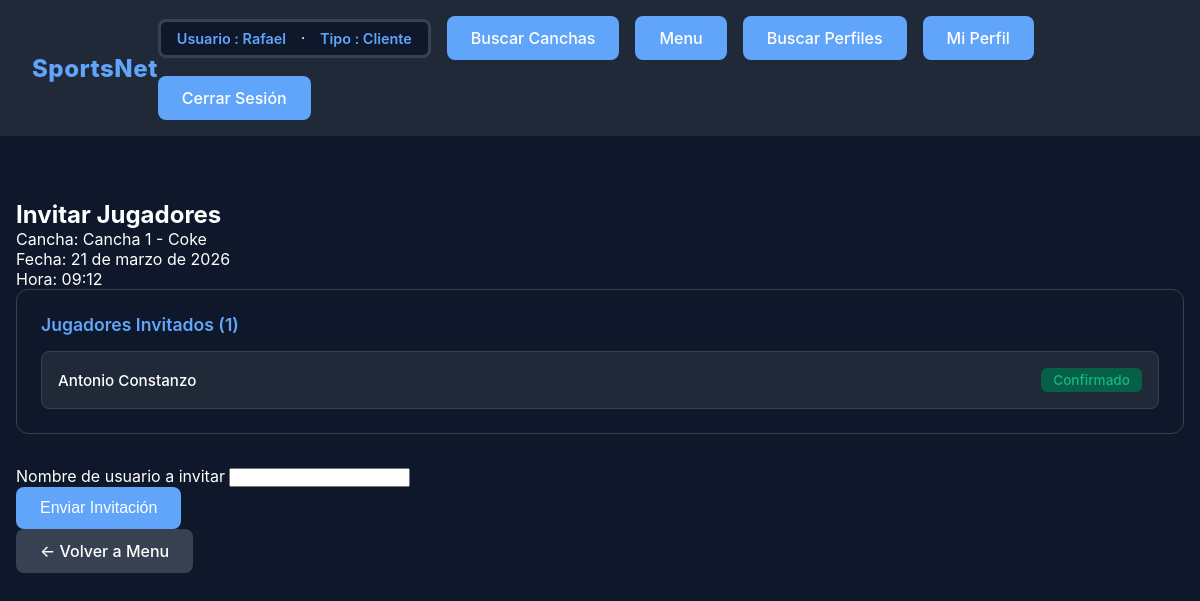
The app's page /invitar/reserva/28/ (signed in) with its own data.
### cuentas/models.py (models this page shows, shortened)
class Usuario (AbstractUser):
    email = models.EmailField(unique=True, blank=False, null=False)
    first_name = models.CharField(max_length=150, blank=False)
    last_name = models.CharField(max_length=150, blank=False)
    telefono = models.CharField(max_length=20, blank=False, null=False)
    fecha_nacimiento = models.DateField(blank=False, null=False)

class Invitation(models.Model):
    STATUS_CHOICES = [
        ('pending', 'Pendiente'),
        ('accepted', 'Aceptada'),
        ('rejected', 'Rechazada'),
    ]
    sender = models.ForeignKey(settings.AUTH_USER_MODEL, on_delete=models.CASCADE, related_name='sent_invitations')
    receiver = models.ForeignKey(settings.AUTH_USER_MODEL, on_delete=models.CASCADE, related_name='received_invitations')
    reserva = models.ForeignKey("reservas.Reserva", on_delete=models.CASCADE, null=True, blank=True, related_name='invitaciones')
    message = models.TextField(blank=True)
    created_at = models.DateTimeField(auto_now_add=True)
    accepted = models.BooleanField(default=False)  # Mantener por compatibilidad
    status = models.CharField(max_length=10, choices=STATUS_CHOICES, default='pending')  # NUEVO CAMPO

### reservas/models.py (models this page shows, shortened)
class Reserva (models.Model):
    ESTADOS = [("PENDIENTE","Pendiente"),
               ("CONFIRMADA","Confirmada"),
               ("CANCELADA","Cancelada"),
               ("TERMINADA","Terminada"),
               ("EN_CURSO","En Curso"),
               ]
    cancha = models.ForeignKey(Cancha, on_delete=models.SET_NULL, related_name="reservas",null=True,default="---")
    usuario = models.ForeignKey(Usuario, on_delete=models.CASCADE, related_name="reservas")
    fecha = models.DateField(default=timezone.now,blank=False, null=False)
    hora_inicio = models.TimeField(blank=False, null=False)
    duracion_bloques = models.PositiveIntegerField(default=1,blank=False, null=False )
    estado = models.CharField(max_length=20, choices=ESTADOS, default="PENDIENTE")
    precio_total = models.DecimalField(max_digits=10, decimal_places=0, null=True, blank = True)
    comentario = models.CharField(max_length=100, blank=True, null =True)
    fecha_creacion = models.DateTimeField(auto_now_add=True)

### establecimientos/models.py (models this page shows, shortened)
class Cancha (models.Model):
    TIPOS_SUPERFICIES = [
        ("Pasto_Natural", "Pasto Natural"),
        ("Pasto_Sintético","Pasto Sintético"),
        ("Cemento","Cemento"),
        ("Arcilla","Arcilla"),
        ("Madera","Madera"),
        ("Caucho","Caucho"),
        ("Vinilo","Vinilo"),
        ]
    TIPOS_ILUMINACION = {
        ("LED","LED"),
        ("Natural", "Natural"),
        ("Mixta","Mixta"),
        ("Halogena","Halogena"),
        ("Fluorecente","Fluorecente"),
    }
    DEPORTES = [
        ("Futbol", "Futbol"),
        ("Basquetball","Basquetball"),
        ("Voleyball","Voleyball"),
        ("Tenis","Tenis"),
        ("Rugby","Rugby"),
        ("Handball","Handball"),
        ("Bowling","Bowling"),
        ("Squash","Squash"),
        ("Padel","Padel"),
        ("Otro","Otro"),
        ("---","---"),
    ]
    establecimiento = models.ForeignKey(Establecimiento, on_delete=models.CASCADE, related_name="canchas")
    deporte = models.CharField(max_length=20, choices=DEPORTES, default="---",blank=False, null=False)
    nombre = models.CharField(max_length=25,blank=False, null=False)
    superficie = models.CharField(max_length=25, choices=TIPOS_SUPERFICIES,blank=False, null=False)
    iluminacion = models.CharField(max_length=20, choices=TIPOS_ILUMINACION,blank=False, null=False)
    interior = models.BooleanField(default=False)
    valor_por_bloque = models.DecimalField(max_digits=10, decimal_places=0,blank=False, null=False)

### cuentas/views.py (the view)
# urls.py: path('invitar/reserva/<int:reserva_id>/', views.invitar_a_reserva, name='invitar_a_reserva'), # Vista para invitar a una reserva específica
@login_required(login_url='cuentas:login_cuenta')
def invitar_a_reserva(request, reserva_id):
    reserva = get_object_or_404(Reserva, id=reserva_id)
    if reserva.usuario != request.user:
        messages.error(request, "No puedes invitar a esta reserva (no eres el creador).")
        return redirect("cuentas:perfil_usuario")
    if request.method == "POST":
        form = InvitationForm(request.POST)
        if form.is_valid():
            username = form.cleaned_data["username"]
            try:
                receiver = User.objects.get(username=username)
            except User.DoesNotExist:
                messages.error(request, "Ese usuario no existe.")
                return redirect("cuentas:invitar_a_reserva", reserva_id=reserva.id)
            if receiver == request.user:
                messages.error(request, "No puedes invitarte a ti mismo.")
                return redirect("cuentas:invitar_a_reserva", reserva_id=reserva.id)
            existing = Invitation.objects.filter(
                sender=request.user,
                receiver=receiver,
                reserva=reserva,
                status='pending'
            ).exists()
            if existing:
                messages.warning(request, "Ya enviaste una invitación pendiente a este usuario para esta reserva.")
                return redirect("cuentas:invitar_a_reserva", reserva_id=reserva.id)
            Invitation.objects.create(
                sender=request.user,
                receiver=receiver,
                reserva=reserva
            )
            url_invitaciones = request.build_absolute_uri(
                reverse('cuentas:SportsNet_cliente')
            )
            enviar_email_invitacion(
                receiver_email=receiver.email,
                sender_username=request.user.username,
                reserva=reserva,  # Ahora pasamos el objeto reserva completo
                url_invitaciones=url_invitaciones
            )
            messages.success(request, f"Invitación enviada a {receiver.username} para la reserva.")
            return redirect("cuentas:invitar_a_reserva", reserva_id=reserva.id)
    else:
        form = InvitationForm()
    invitaciones = Invitation.objects.filter(
        reserva=reserva,
        sender=request.user
    ).select_related('receiver').order_by('-created_at')
    return render(request, "invitar_a_reserva.html", {
        "form": form,
        "reserva": reserva,
        "invitaciones": invitaciones
    })

### cuentas/forms.py
class InvitationForm(forms.Form):
    username = forms.CharField(label="Nombre de usuario a invitar", max_length=50)

### cuentas/context_processors.py (called while the page is built)
def invitaciones_pendientes(request):
    if request.user.is_authenticated:
        invitacion_pendiente = request.user.received_invitations.filter(
            accepted=False
        ).order_by('-created_at').first()
        return {
            'invitacion_pendiente': invitacion_pendiente
        }
    return {
        'invitacion_pendiente': None
    }

### cuentas/templates/invitar_a_reserva.html (shortened to what this page needs)
{% extends 'base.html' %}
{% load static %}
{% block extra_css %}
    <link rel="stylesheet" href="{% static 'css/bienvenida.css' %}">
{% endblock %}
{% block content %}
<div class="container">
    <div class="invite-wrapper">
        <div class="invite-card">
            <h2 class="invite-title">Invitar Jugadores</h2>
            <div class="reserva-info-block">
                <div class="info-row">
                    <span class="info-label">Cancha:</span>
                    <span class="info-value">{{ reserva.cancha.nombre }}</span>
                </div>
                <div class="info-row">
                    <span class="info-label">Fecha:</span>
                    <span class="info-value">{{ reserva.fecha }}</span>
                </div>
                <div class="info-row">
                    <span class="info-label">Hora:</span>
                    <span class="info-value">{{ reserva.hora_inicio }}</span>
                </div>
            </div>
            {% if invitaciones %}
            <div class="invitados-section">
                <h3 class="invitados-title">Jugadores Invitados ({{ invitaciones.count }})</h3>
                <div class="invitados-list">
                    {% for invitacion in invitaciones %}
                    <div class="invitado-item">
                        <div class="invitado-info">
                            <span class="invitado-name">
                                {{ invitacion.receiver.get_full_name|default:invitacion.receiver.username }}
                            </span>
                            <span class="invitado-status
                                {% if invitacion.status == 'accepted' %}status-aceptada
                                {% elif invitacion.status == 'rejected' %}status-rechazada
                                {% else %}status-pendiente{% endif %}">
                                {% if invitacion.status == 'accepted' %}
                                    Confirmado
                                {% elif invitacion.status == 'rejected' %}
                                    Rechazado
                                {% else %}
                                    Pendiente
                                {% endif %}
                            </span>
                        </div>
                    </div>
                    {% endfor %}
                </div>
            </div>
            {% endif %}
            <form method="post" class="invite-form">
                {% for field in form %}
                    <div class="form-group">
                        <label for="{{ field.id_for_label }}">{{ field.label }}</label>
                        {{ field }}
                    </div>
                {% endfor %}
                <button type="submit" class="nav-button">
                    Enviar Invitación
                </button>
            </form>
            <div class="back-link">
                <a href="{% url 'cuentas:SportsNet_cliente' %}" class="nav-button edit-button">← Volver a Menu</a>
            </div>
        </div>
    </div>
</div>
{% endblock %}

### cuentas/templates/base.html (shortened to what this page needs)
{% load static %}
<!DOCTYPE html>
<html lang="es">
<head>
    {% load static %}
<link rel="stylesheet" href="{% static 'css/base.css' %}">
    {% block extra_css %}
    {% endblock %}
</head>
<body>
    <header class="header">
        <div class="sn-container">
            <a href="{% url 'cuentas:home' %}">
                <span class="sn-text">SportsNet</span>
            </a>
        </div>
        <nav class="nav">
        {% if user.is_authenticated %}
                <div class="user-badge">
                    <span class="user-name">Usuario : {{ user.get_username }} </span>
                    <hr>
                    {% if user.perfil_dueno %}
                    <span class="user-name">Tipo : Dueno </span>
                    {% elif user.perfil_cliente %}
                    <span class="user-name">Tipo : Cliente</span>
                    {% endif %}
                </div>
        {% endif %}
            <a href="{% url 'establecimientos:buscar_canchas' %}" class="nav-button">Buscar Canchas</a>
            {% if user.is_authenticated %}
                {% if user.perfil_dueno %}
                    <a href="{% url 'cuentas:SportsNet_dueno' %}" class="nav-button">Menu</a>
                    <a href="{% url 'cuentas:buscar_perfiles' %}" class="nav-button">Buscar Perfiles</a>
                {% elif user.perfil_cliente %}
                    <a href="{% url 'cuentas:SportsNet_cliente' %}" class="nav-button">Menu</a>
                    <a href="{% url 'cuentas:buscar_perfiles' %}" class="nav-button">Buscar Perfiles</a>
                {% endif %}
                <a href="{% url 'cuentas:perfil_usuario' %}" class="nav-button">Mi Perfil</a>
                <a href="{% url 'cuentas:cerrar_sesion' %}" class="nav-button">Cerrar Sesión</a>
            {% else %}
                <a href="{% url 'cuentas:login_cuenta' %}" class="nav-button">Iniciar Sesión</a>
                <a href="{% url 'cuentas:registro' %}" class="nav-button">Registrarse</a>
            {% endif %}
        </nav>
    </header>
    {% block content %}
    {% endblock %}
</body>
</html>

### cuentas/static/css/base.css (style rules this page uses)
* { margin: 0; padding: 0; box-sizing: border-box; }
body { font-family: -apple-system, BlinkMacSystemFont, 'Segoe UI', Roboto, 'Helvetica Neue', Arial, sans-serif; background-color: #000000; color: #ffffff; min-height: 100vh; }
.header { display: flex; justify-content: space-between; align-items: center; margin-bottom: 2rem; padding: 1rem 2rem; background-color: #1f2937; }
.sn-container { display: flex; align-items: center; }
.sn-container a { text-decoration: none; transition: all 0.3s ease; }
.sn-text { font-size: 1.5rem; font-weight: 800; color: #60a5fa; letter-spacing: 0.5px; }
.nav { display: flex; gap: 1rem; align-items: center; flex-wrap: wrap; }
.nav-button { padding: 0.625rem 1.5rem; background-color: #3b82f6; color: #ffffff; border: 3px solid #2563eb; border-radius: 0.5rem; font-size: 0.875rem; font-weight: 500; cursor: pointer; transition: background-color 0.3s ease; text-decoration: none; display: inline-block; }
.user-badge { display: inline-flex; align-items: center; gap: 1rem; padding: 0.5rem 1rem; background: #0f172a; border: 3px solid #374151; border-radius: 0.5rem; color: #d1d5db; font-size: 0.9rem; }
.user-name { font-weight: 600; color: #60a5fa; }

### cuentas/static/css/bienvenida.css (style rules this page uses)
* { margin: 0; padding: 0; box-sizing: border-box; }
html, body { background: #0f172a; color: #fff; font-family: -apple-system, BlinkMacSystemFont, 'Segoe UI', Roboto, 'Helvetica Neue', Arial, sans-serif; }
.container { max-width: 1200px; margin: 0 auto; padding: 2rem 1rem; }
.nav-button { background: #60a5fa; color: #fff; border: none; padding: 0.75rem 1.5rem; border-radius: 0.5rem; font-size: 1rem; cursor: pointer; text-decoration: none; display: inline-block; transition: all 0.2s; font-weight: 500; }
.edit-button { background: #374151 !important; }
.invitados-section { background: #0f172a; padding: 1.5rem; border-radius: 0.75rem; margin-bottom: 2rem; border: 1px solid #374151; }
.invitados-title { color: #60a5fa; font-size: 1.1rem; margin-bottom: 1rem; font-weight: 600; }
.invitados-list { display: flex; flex-direction: column; gap: 0.75rem; }
.invitado-item { background: #1f2937; padding: 1rem; border-radius: 0.5rem; border: 1px solid #374151; transition: all 0.2s; }
.invitado-info { display: flex; justify-content: space-between; align-items: center; gap: 1rem; flex-wrap: wrap; }
.invitado-name { color: #fff; font-weight: 500; font-size: 0.95rem; }
.invitado-status { padding: 0.25rem 0.75rem; border-radius: 0.375rem; font-size: 0.85rem; font-weight: 500; }
.status-aceptada { background: #065f46; color: #10b981; }

### records on screen
Usuario: get_username "Rafael"
Reserva: cancha.nombre "Cancha 1 - Coke", fecha "21 de marzo de 2026", hora_inicio "09:12"
Invitation: receiver.get_full_name "Antonio Constanzo", status "Confirmado"

### other values on screen
{{ invitaciones.count }} "1"
{{ field.label }} "Nombre de usuario a invitar"
